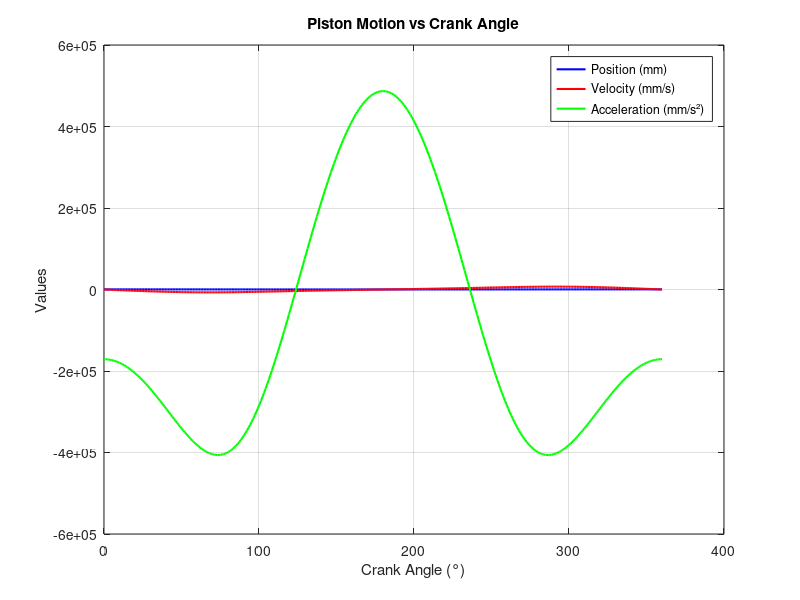

MATLAB code to generate this figure:
% Given data
r = 120; % Crank length in mm
l = 250; % Connecting rod length in mm
theta = linspace(0, 2*pi, 360); % Crank angle from 0 to 2π radians
omega = 500 * 2 * pi / 60; % Angular velocity (rad/s)

% Position, velocity, and acceleration calculations
x = r * cos(theta) + sqrt(l^2 - (r * sin(theta)).^2); % Position
v = -r * omega * sin(theta) - (r^2 * omega * cos(theta) .* sin(theta)) ./ sqrt(l^2 - (r * sin(theta)).^2); % Velocity
a = -r * omega^2 * cos(theta) - (r^2 * omega^2 * (2 * sin(theta).^2 - cos(theta).^2)) ./ sqrt(l^2 - (r * sin(theta)).^2); % Acceleration

% Plot
figure;
plot(theta * 180 / pi, x, 'b', 'LineWidth', 1.5); hold on;
plot(theta * 180 / pi, v, 'r', 'LineWidth', 1.5);
plot(theta * 180 / pi, a, 'g', 'LineWidth', 1.5);
xlabel('Crank Angle (°)');
ylabel('Values');
legend('Position (mm)', 'Velocity (mm/s)', 'Acceleration (mm/s²)');
title('Piston Motion vs Crank Angle');
grid on;
